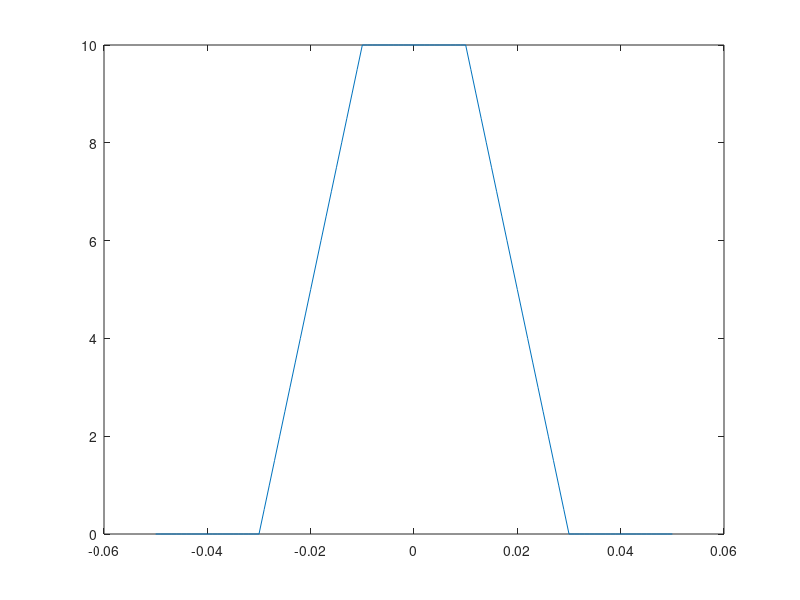
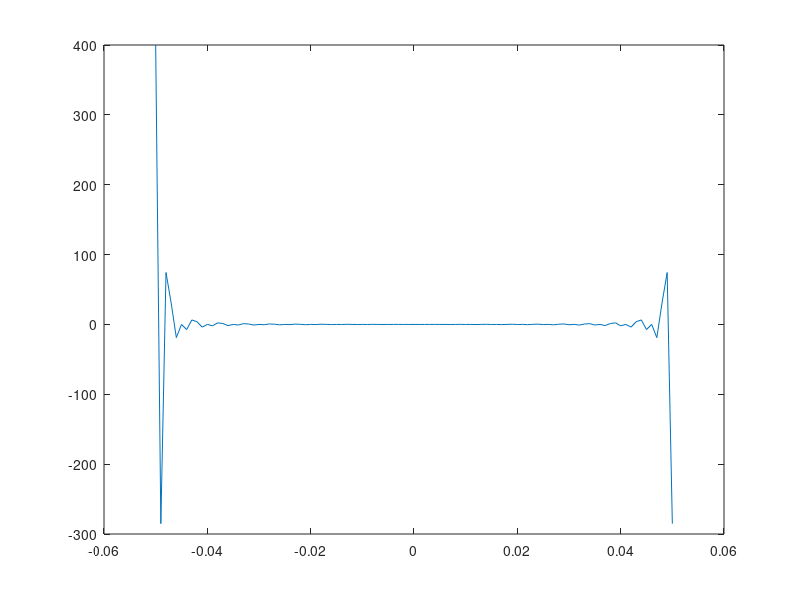

Write MATLAB code to recreate these figures, in order.
Fs = 1e3;
t = -50e-3:1/Fs:50e-3;
A = 10;
T1 = 20e-3;
T2 = 60e-3;
s = A * (T2*tripuls(t,T2) - T1*tripuls(t,T1))/(T2-T1);
plot(t, s);
FFT = fft(s);
figure;
plot(t(1:101), FFT(1:101))